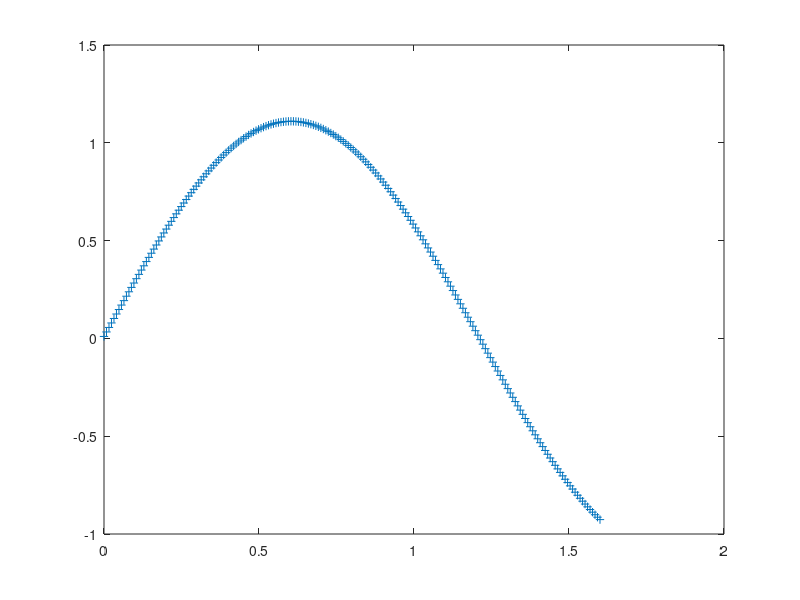
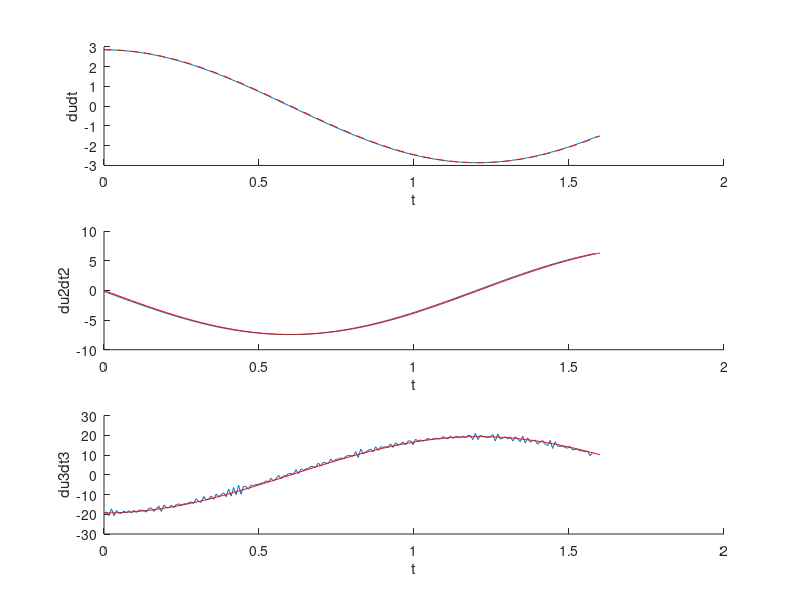

Write MATLAB code to recreate these figures, in order.
clear all
close all
clc

%% PROBLEM
A     = 1.1; % fluorescence intensity units
omega = 2.6; % rad/s
A_0   = 0.01;

u=@(t) A*sin(omega*t)+A_0;

tArray = linspace(0,1.6,200);
uArray = u(tArray); % an array of samples of u
% ------------------------------------------------------

% analytical solutions (in real life, we might not know these)
dudtExact      =  A*omega*cos(omega*tArray);
du2dt2Exact    = -A*omega^2*sin(omega*tArray);
du3dt3Exact    = -A*omega^3*cos(omega*tArray);

% Take the sample and add a bit of noise
uObserved = u(tArray) + (1e-7)*randn(size(tArray));
 
%display(uObserved);

figure;
plot(tArray,uObserved, '+')


%% SOLUTION
% create finite-difference derivatives for first derivative, second derivative and third derivative
dudt   = diff(uObserved)./diff(tArray);
du2dt2 = diff(dudt)./diff(tArray(1:end-1));
du3dt3 = diff(du2dt2)./diff(tArray(1:end-2));

% and plot them
figure;
subplot(3,1,1); hold on;
plot(tArray(1:end-1), dudt);
plot(tArray, dudtExact, '--r');
xlabel('t');
ylabel('dudt');

subplot(3,1,2); hold on;
plot(tArray(1:end-2), du2dt2);
plot(tArray, du2dt2Exact, '-r');
xlabel('t');
ylabel('du2dt2')

subplot(3,1,3); hold on;
plot(tArray(1:end-3), du3dt3);
plot(tArray, du3dt3Exact, '-r');
xlabel('t');
ylabel('du3dt3')

percent_error_3_derivative = (abs(du3dt3-du3dt3Exact(1:end-3))./du3dt3Exact(1:end-3))*100;
disp('Maximum %error on 3rd derivative is: ')
display(max(abs(percent_error_3_derivative)))


